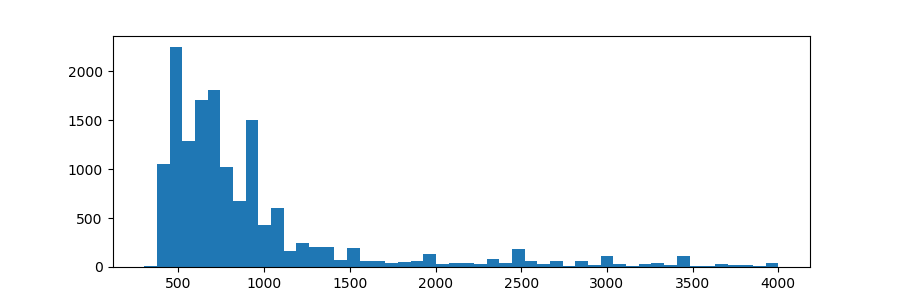
#> input picture data/crowedhean.png, 900 x 300 px
$ python -i imgaugs.py   (imports and definitions only)
#> lines starting #> are read from the running program, lines starting #| are printed output that depends on the picture; after the words box and inside, x2 and y2 are one past the last pixel; in counts of white or black regions, pixels touching at a corner belong together
#> further down, picture is the input picture: shape (300, 900, 3); mean B, G, R 246.6, 242.5, 236.4
import os
import sys
import cv2
import numpy as np
import random

# [60 lines left out: functions matrix_iof, _crop, not called in this run]


def _distort(image):

    def _convert(image, alpha=1, beta=0):
#> called with alpha = 1, beta = -29.41
        tmp = image.astype(float) * alpha + beta
        tmp[tmp < 0] = 0
#> tmp: shape (300, 900, 3) float64; mean B, G, R 217.5, 213.3, 207.3
        tmp[tmp > 255] = 255
        image[:] = tmp
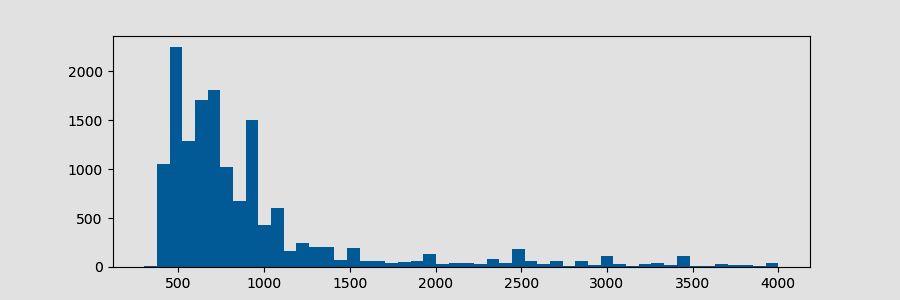
#> image: shape (300, 900, 3); mean B, G, R 216.9, 212.7, 206.7

    image = image.copy()

    if random.randrange(2):

        #brightness distortion
        if random.randrange(2):
            _convert(image, beta=random.uniform(-32, 32))

        #contrast distortion
        if random.randrange(2):
            _convert(image, alpha=random.uniform(0.5, 1.5))
#> call 2 of _convert, with alpha = 0.905, beta = 0
#> in _convert (call 2), `tmp = image.astype(float) * alpha + beta`:
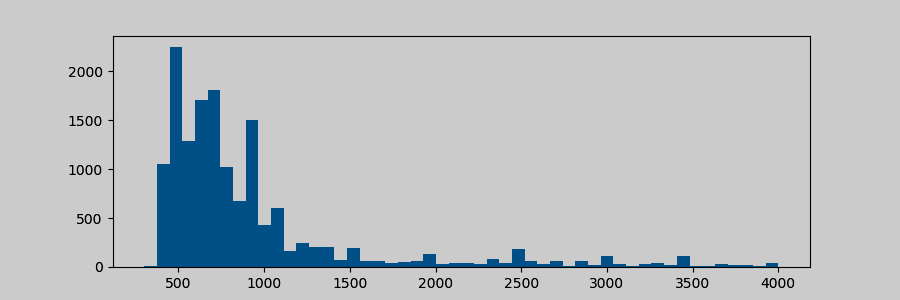
#> tmp: shape (300, 900, 3) float64; mean B, G, R 196.3, 192.5, 187

        image = cv2.cvtColor(image, cv2.COLOR_BGR2HSV)
#> image: shape (300, 900, 3); mean H, S, V 7, 17.5, 195.6

        #saturation distortion
        if random.randrange(2):
            _convert(image[:, :, 1], alpha=random.uniform(0.5, 1.5))
#> call 3 of _convert, with alpha = 1.47, beta = 0
#> in _convert (call 3), `tmp = image.astype(float) * alpha + beta`:
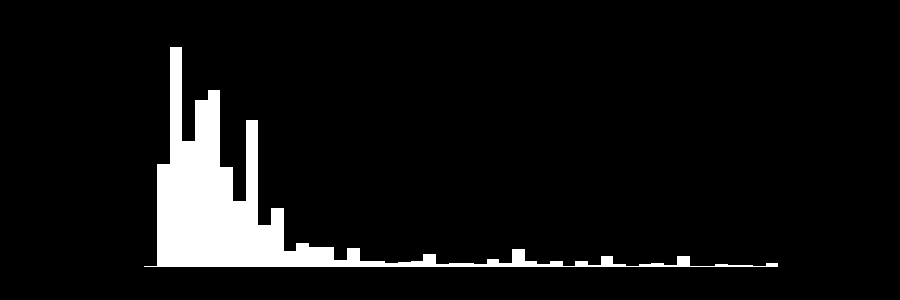
#> tmp: shape (300, 900) float64; values 0 (black) and 374.3 (white), 6.8% white; 1 white region, box (x1, y1, x2, y2) and area: (144, 47, 778, 267) 18491
#> in _convert (call 3), `tmp[tmp > 255] = 255`:
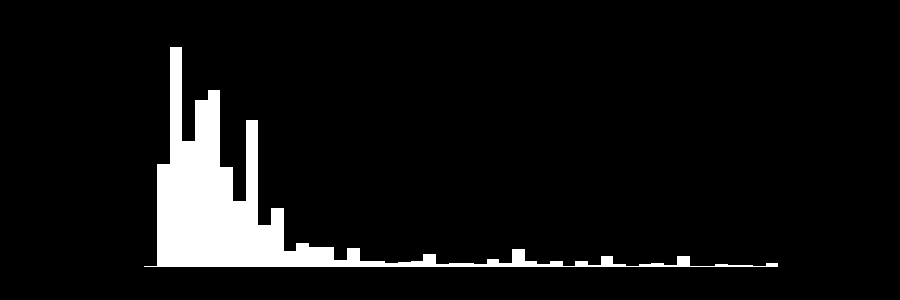
#> tmp: shape (300, 900) float64; 6.8% white; 1 white region, box (x1, y1, x2, y2) and area: (144, 47, 778, 267) 18491

        #hue distortion
        if random.randrange(2):
            tmp = image[:, :, 0].astype(int) + random.randint(-18, 18)
            tmp %= 180
            image[:, :, 0] = tmp
#> image: shape (300, 900, 3); mean H, S, V 169.7, 17.5, 195.6

        image = cv2.cvtColor(image, cv2.COLOR_HSV2BGR)
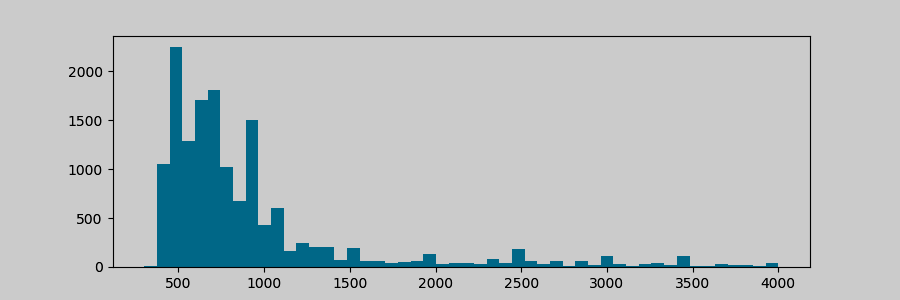
#> image: shape (300, 900, 3); mean B, G, R 195.6, 193.5, 186.4

    else:

        #brightness distortion
        if random.randrange(2):
            _convert(image, beta=random.uniform(-32, 32))

        image = cv2.cvtColor(image, cv2.COLOR_BGR2HSV)

        #saturation distortion
        if random.randrange(2):
            _convert(image[:, :, 1], alpha=random.uniform(0.5, 1.5))

        #hue distortion
        if random.randrange(2):
            tmp = image[:, :, 0].astype(int) + random.randint(-18, 18)
            tmp %= 180
            image[:, :, 0] = tmp

        image = cv2.cvtColor(image, cv2.COLOR_HSV2BGR)

        #contrast distortion
        if random.randrange(2):
            _convert(image, alpha=random.uniform(0.5, 1.5))

    return image


# [66 lines left out: functions _expand, _mirror, _pad_to_square, _resize_subtract_mean, not called in this run]


class preproc(object):

    def __init__(self, img_dim, rgb_means):
        self.img_dim = img_dim
        self.rgb_means = rgb_means

    # [15 lines left out: function __call__, not called in this run]

>>> import cv2
>>> picture = cv2.imread('../../data/crowedhean.png')
>>> result = _distort(picture)
